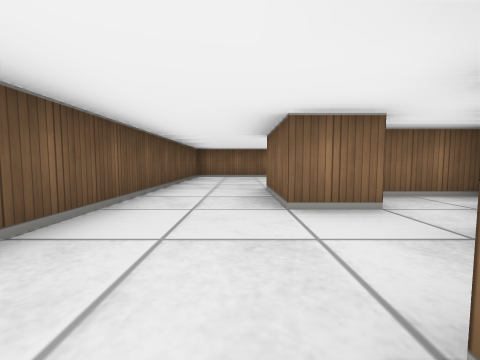
View 1 (above)

16 first-person views from a walk through a cub3D level. The camera is about half as high as the walls, tilts 4° down and sees 90° across. The floor is counted in squares. Each view is taken from the middle of a square. On the plan, view 1 faces up. The plan holds only what a view shows up to about 9 squares ahead; the rest is blank.

View 2
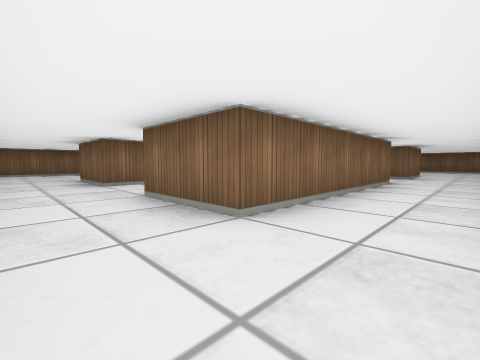

View 3
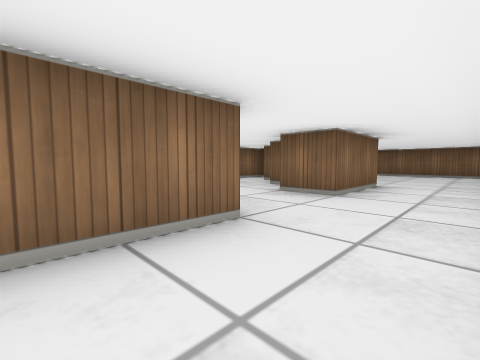

View 4
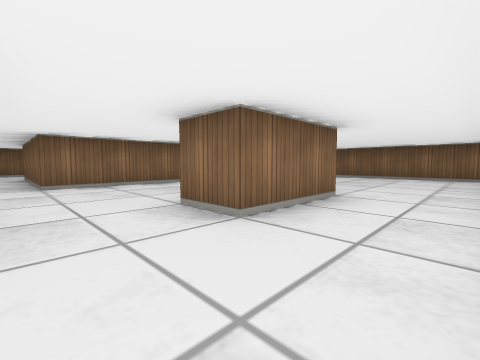

View 5
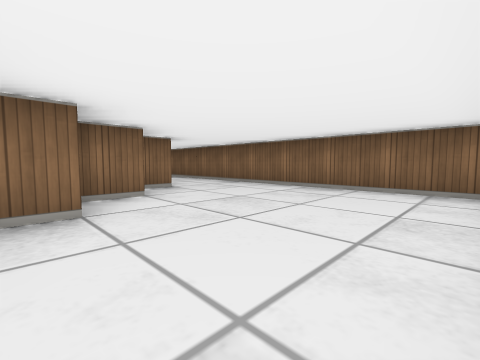

View 6
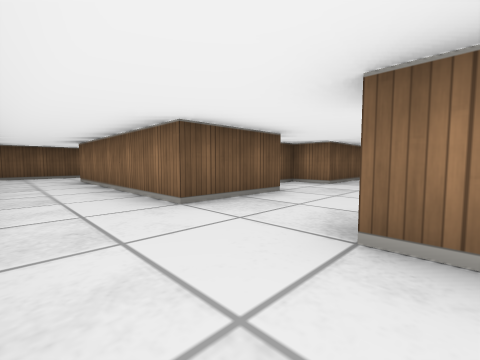

View 7
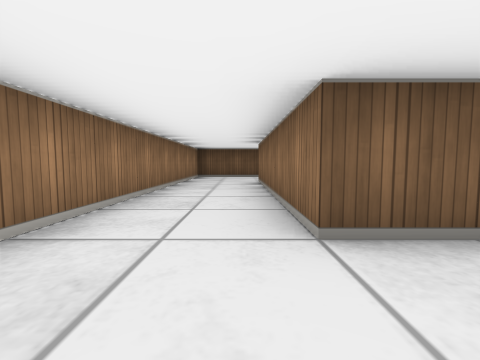

View 8
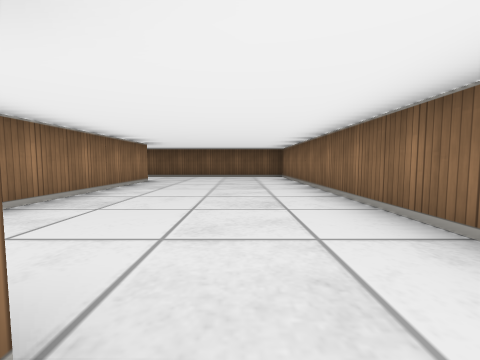

View 9
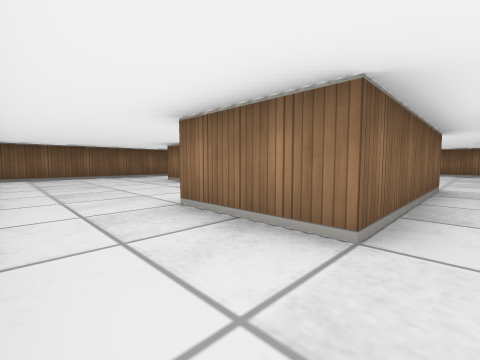

View 10
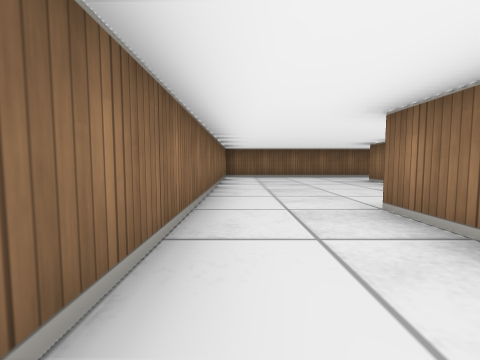

View 11
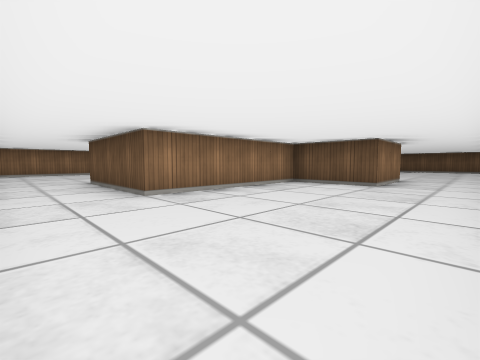

View 12
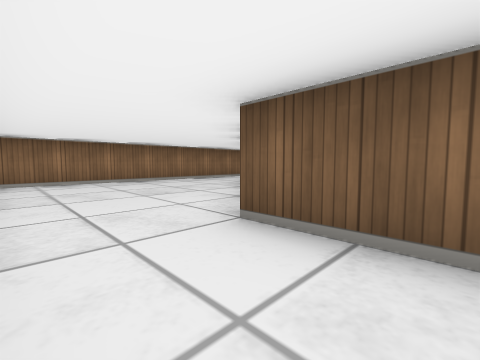

View 13
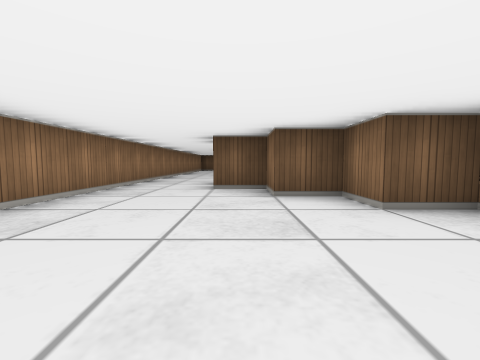

View 14
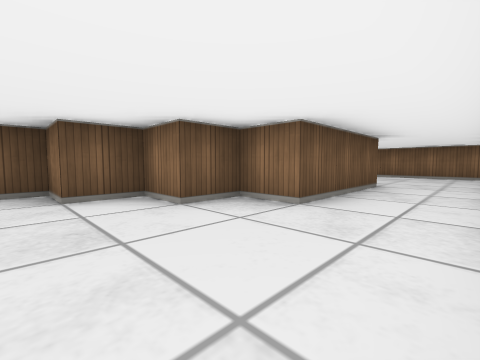

View 15
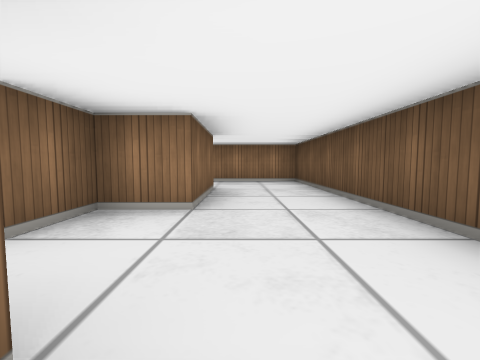

View 16
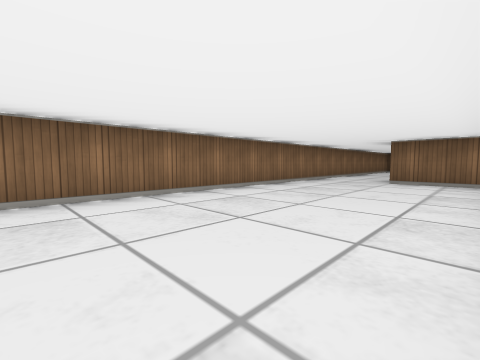

### Floor plan
Points are (right, up) in squares from view 1. A wall is a line through its corners. A room is listed if a view was taken in it or the views show most of it. See-through windows are left out.
Room 1 (views 1, 2, 3, 4, 5, 6, 7, 12, 13, 14, 15)
walls: (5.5, 0.6) (5.5, -1.5) (0.5, -1.5) (0.5, 0.5) (1.5, 0.5) (1.5, 1.5); (10.5, 2.5) (6.5, 2.5) (6.5, 4.5); (5.5, 4.5) (5.5, 2.5) (4.5, 2.5) (4.5, 1.9); (3.6, 3.5) (2, 3.5); (1.6, 2.5) (0.5, 2.5) (0.5, 4.5); (12.5, 4.5) (12.5, 1.5) (11.5, 1.5) (11.5, 0.5) (10.5, 0.5) (10.5, -0.5) (9.5, -0.5) (9.5, -1.5) (7.5, -1.5) (7.5, -0.5); (14.5, -3.1) (14.5, 5.5); (-1.5, 4.5) (-1.5, -3.5) (14.1, -3.5)
ways out: opening at (13.5, 4.5) to room 2; opening at (-0.5, 3.5) to room 3; opening at (6, 3.5) to room 3
Room 2 (views 8, 11)
walls: (14.1, 8.5) (6.4, 8.5); (14.5, 5.5) (14.5, 8.5); (6.5, 6.5) (8.5, 6.5) (8.5, 4.5) (12.5, 4.5)
ways out: opening at (13.5, 4.5) to room 1; opening at (7.5, 7.5) to room 3
Room 3 (views 9, 10, 16)
walls: (0.5, 4.5) (4.5, 4.5); (6.4, 8.5) (-1.5, 8.5) (-1.5, 4.5); (6.5, 4.5) (6.5, 6.5)
ways out: opening at (-0.5, 3.5) to room 1; opening at (6, 3.5) to room 1; opening at (7.5, 7.5) to room 2

Where each view was taken, in squares from view 1:
view 1: 0 up, 0 right, facing up
view 2: 3 down, 1 left, facing up-right
view 3: 3 down, 4 right, facing up-right
view 4: 3 down, 6 right, facing up-right
view 5: 3 down, 10 right, facing up-right
view 6: 3 down, 8 right, facing up-left
view 7: 2 down, 7 right, facing left
view 8: 7 up, 7 right, facing left
view 9: 8 up, 6 right, facing down-right
view 10: 8 up, 6 right, facing right
view 11: 8 up, 14 right, facing down-left
view 12: 3 up, 14 right, facing down-left
view 13: 1 down, 14 right, facing left
view 14: 1 down, 14 right, facing up-left
view 15: 3 up, 0 right, facing down
view 16: 5 up, 0 right, facing up-right
